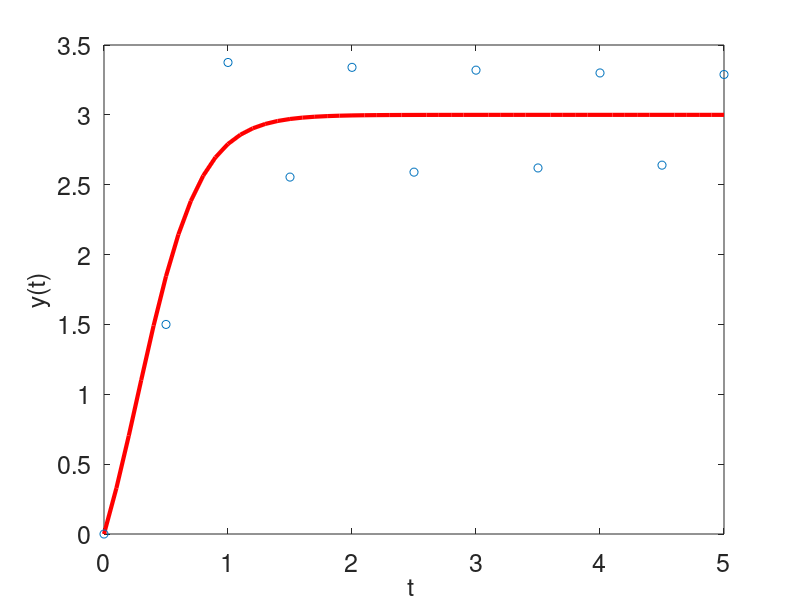

Recreate this plot in MATLAB.
% Approximate the solution of an ODE of the form y' = f(t,y) using ODE45. 
% The function f(t,y) is defined by rhs(t,y)
function ODE45_Example

  dt = .1;          % spacing size (Delta t) 
  tspan = 0:dt:5;   % values of t defined in tspan 
  y0 = 0;           % initial value

  opts = odeset('abstol',1e-10,'reltol',1e-10);  % set-up tolerences (do not edit this line)
  [t yspan]= ode45(@rhs, tspan,y0,opts);         % Function to solve the IVP (do not edit this line)
  
   matrix1 = [0,0.5,1,1.5,2,2.5,3,3.5,4,4.5,5]

  matrix2 = [0,1.5,3.375,2.5546,3.34,2.59,3.32,2.62,3.30,2.64,3.289] 
  %plot result
  figure(3); clf;                                % open figure window and clear the window
  plot(tspan,yspan, 'r','linewidth',3, matrix1, matrix2, 'o');         % plot approximation 
  set(gca,'fontsize',18);
  xlabel('t ','fontsize',18);
  ylabel('y(t)','fontsize',18);



  %printing the end point
  fprintf('\n The end point of the solution is approximated to be: \n ');
  disp(['y(',num2str(t(end)),') = ',num2str(yspan(end))]);  %Prints the end point in the command window
  fprintf('\n');                                            %Prints a new line
  
end


% Where you define the "right hand side" of the ODE
function dydt = rhs(t,y)
  dydt = (3-y)*(y+1);
end
